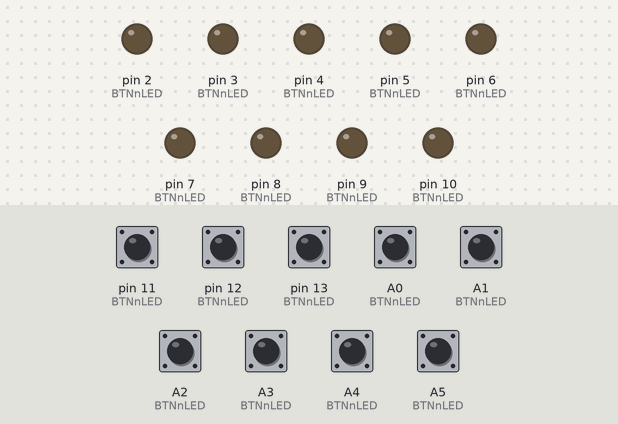
The sketch below on a simulated Arduino Uno, built with avr-gcc and run on an emulated ATmega328P. Parts: output pins drawn as LEDs (lit = HIGH). The inputs (shaded band) are chosen by the test bench; at power-on: A0 (BTNnLED), A1 (BTNnLED), A2 (BTNnLED), A3 (BTNnLED), A4 (BTNnLED), A5 (BTNnLED), pin 11 (BTNnLED), pin 12 (BTNnLED), pin 13 (BTNnLED) HIGH.

Above: at 2.5 s.
2.6 s: A5 (BTNnLED) pulled LOW for 0.15 s
At 3.7 s:
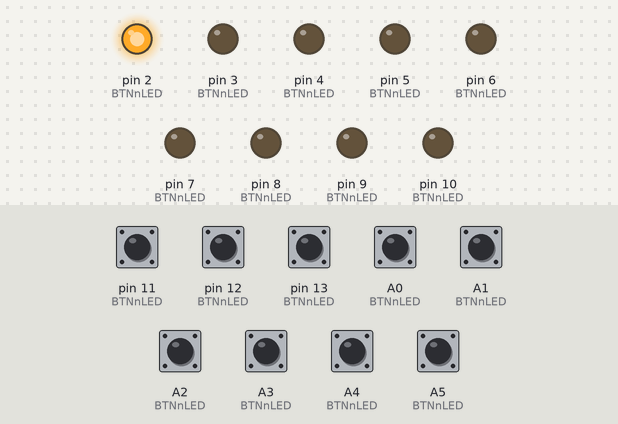
4.2 s: pin 11 (BTNnLED) pulled LOW for 0.15 s
At 5.5 s:
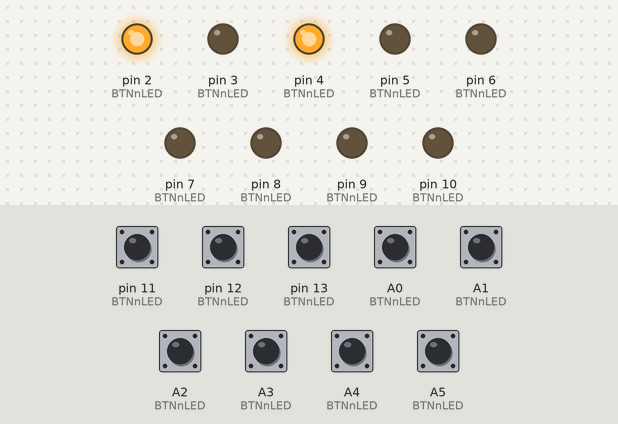
5.9 s: A5 (BTNnLED) pulled LOW for 1 s
At 7.4 s:
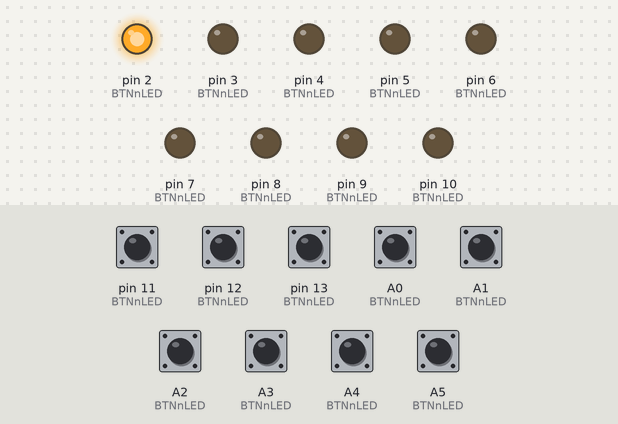
8.4 s: pin 12 (BTNnLED) pulled LOW for 0.15 s
At 9.9 s:
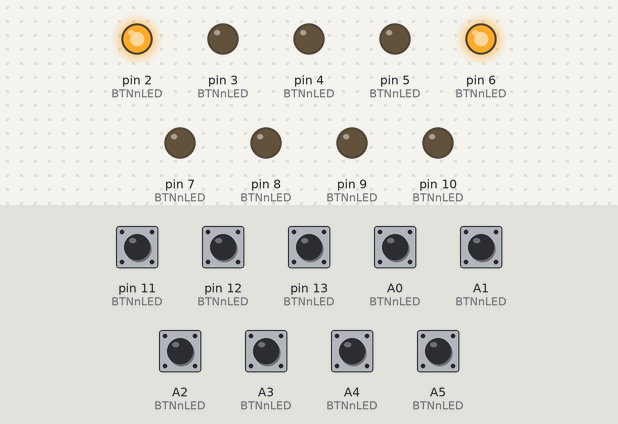
Timing chart, 0 to 11.1 s (numbered marks = the images above; inputs shaded):
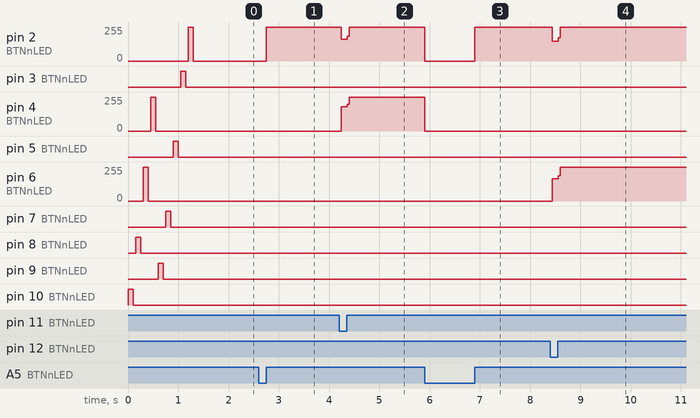

The sketch:

20230910083200Buzzers.ino
```cpp
#define BTNnumber 9
#define LEDnumber 2
int BTNnLED[BTNnumber][LEDnumber] =
{
  {13, 10}, // #1
  {A0, 8}, // #2
  {12, 6}, // #3
  {11, 4}, // #4
  {A1, 9}, // #5
  {A2, 7}, // #6
  {A3, 5}, // #7
  {A4, 3}, // #8
  {A5, 2} // #Judge
};

int BTNState[BTNnumber]
{
  0, 0, 0, 0, 0, 0, 0, 0, 0
};

bool BTNEn[BTNnumber]
{
  true, true, true, true, true, true, true, true, true
};

void setup()
{
  for (int i = 0; i < BTNnumber; i++)
  {
    pinMode(BTNnLED[i][0], INPUT_PULLUP);
  }
  for (int j = 0; j < BTNnumber; j++)
  {
    pinMode(BTNnLED[j][1], OUTPUT);
  }
  for (int j = 0; j < BTNnumber; j++)
  {
    digitalWrite(BTNnLED[j][1], LOW);
  }

  for (int j = 0; j < BTNnumber; j++)
  {
    digitalWrite(BTNnLED[j][1], HIGH);
    delay(100);
    digitalWrite(BTNnLED[j][1], LOW);
    delay(50);
  }
}

void loop()
{
  for (int i = 0; i < BTNnumber; i++) // 歸位
  {
    BTNEn[i] = true;
    digitalWrite(BTNnLED[i][1], LOW);
  }
  //
  //
  while (digitalRead(BTNnLED[8][0]) == HIGH ) // 主持人尚未說可以開始，大家等待
  {

  }
  if (digitalRead(BTNnLED[8][0]) == LOW ) // MCU太快，需要延遲
  {
    while (digitalRead(BTNnLED[8][0]) == LOW )
    {
      delay(10);
    }
  }
  //
  //
  while (digitalRead(BTNnLED[8][0]) == HIGH ) // 開始搶答
  {
    digitalWrite(BTNnLED[8][1], HIGH);
    int i;
    for (i = 0; i < BTNnumber; i++)
    {
      BTNState[i] = digitalRead(BTNnLED[i][0]);
      if (BTNEn[i] == true && BTNState[i] == LOW)
      {
        for (int j = 0; j < BTNnumber; j++)
        {
          BTNEn[j] = false;
          digitalWrite(BTNnLED[j][1], LOW);
        }
        BTNEn[i] = true; // 第一位
        digitalWrite(BTNnLED[i][1], HIGH); // 第一位
        // digitalWrite(BTNnLED[8][1], HIGH); // 評審
      }
    }
  }
}
```

Measured:
- after the input at 2.6 s, pin 2 (BTNnLED): 0/255 → 255/255 after 0.15 s
- after the input at 4.2 s, pin 2 (BTNnLED): 255/255 → 164/255 at once, → 255/255 0.12 s later; pin 4 (BTNnLED): 0/255 → 181/255 at once, → 255/255 0.12 s later
- after the input at 5.9 s, pin 2 (BTNnLED): 255/255 → 0/255 at once, → 255/255 1.0 s later; pin 4 (BTNnLED): 255/255 → 0/255 at once
- after the input at 8.4 s, pin 2 (BTNnLED): 255/255 → 148/255 at once, → 255/255 0.12 s later; pin 6 (BTNnLED): 0/255 → 168/255 at once, → 255/255 0.12 s later
